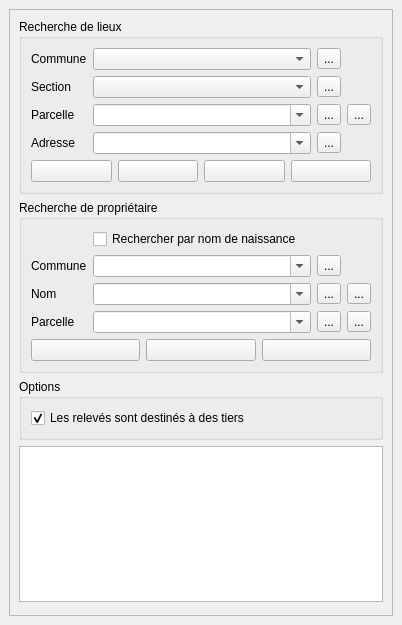
<?xml version="1.0" encoding="UTF-8"?>
<ui version="4.0">
 <class>cadastre_search_form</class>
 <widget class="QDockWidget" name="cadastre_search_form">
  <property name="geometry">
   <rect>
    <x>0</x>
    <y>0</y>
    <width>402</width>
    <height>625</height>
   </rect>
  </property>
  <property name="windowTitle">
   <string>Cadastre - Outils de recherche</string>
  </property>
  <widget class="QWidget" name="dockWidgetContents">
   <layout class="QVBoxLayout" name="verticalLayout">
    <item>
     <widget class="QScrollArea" name="scrollArea_3">
      <property name="widgetResizable">
       <bool>true</bool>
      </property>
      <widget class="QWidget" name="scrollAreaWidgetContents_3">
       <property name="geometry">
        <rect>
         <x>0</x>
         <y>0</y>
         <width>436</width>
         <height>573</height>
        </rect>
       </property>
       <layout class="QVBoxLayout" name="verticalLayout_13">
        <item>
         <widget class="QGroupBox" name="grpLieu">
          <property name="title">
           <string>Recherche de lieux</string>
          </property>
          <layout class="QVBoxLayout" name="verticalLayout_14">
           <item>
            <layout class="QGridLayout" name="gridLayout">
             <item row="3" column="4">
              <widget class="QToolButton" name="btExportParcelle">
               <property name="toolTip">
                <string>Exporter le relevé parcellaire</string>
               </property>
               <property name="text">
                <string>...</string>
               </property>
              </widget>
             </item>
             <item row="3" column="1">
              <layout class="QHBoxLayout" name="horizontalLayout_4">
               <item>
                <widget class="QComboBox" name="liParcelle">
                 <property name="sizePolicy">
                  <sizepolicy hsizetype="MinimumExpanding" vsizetype="Fixed">
                   <horstretch>0</horstretch>
                   <verstretch>0</verstretch>
                  </sizepolicy>
                 </property>
                 <property name="editable">
                  <bool>true</bool>
                 </property>
                </widget>
               </item>
              </layout>
             </item>
             <item row="1" column="0">
              <widget class="QLabel" name="label">
               <property name="text">
                <string>Section</string>
               </property>
              </widget>
             </item>
             <item row="0" column="3">
              <widget class="QToolButton" name="btResetCommune">
               <property name="toolTip">
                <string>Retour à l'ensemble des communes</string>
               </property>
               <property name="text">
                <string>...</string>
               </property>
              </widget>
             </item>
             <item row="3" column="3">
              <widget class="QToolButton" name="btResetParcelle">
               <property name="toolTip">
                <string>Retour à l'ensemble des parcelles</string>
               </property>
               <property name="text">
                <string>...</string>
               </property>
              </widget>
             </item>
             <item row="1" column="1">
              <widget class="QComboBox" name="liSection">
               <property name="sizePolicy">
                <sizepolicy hsizetype="MinimumExpanding" vsizetype="Fixed">
                 <horstretch>0</horstretch>
                 <verstretch>0</verstretch>
                </sizepolicy>
               </property>
              </widget>
             </item>
             <item row="0" column="1">
              <widget class="QComboBox" name="liCommune">
               <property name="sizePolicy">
                <sizepolicy hsizetype="MinimumExpanding" vsizetype="Fixed">
                 <horstretch>0</horstretch>
                 <verstretch>0</verstretch>
                </sizepolicy>
               </property>
              </widget>
             </item>
             <item row="1" column="3">
              <widget class="QToolButton" name="btResetSection">
               <property name="toolTip">
                <string>Retour à l'ensemble des sections</string>
               </property>
               <property name="text">
                <string>...</string>
               </property>
              </widget>
             </item>
             <item row="0" column="0">
              <widget class="QLabel" name="label_12">
               <property name="maximumSize">
                <size>
                 <width>70</width>
                 <height>16777215</height>
                </size>
               </property>
               <property name="text">
                <string>Commune</string>
               </property>
              </widget>
             </item>
             <item row="3" column="0">
              <widget class="QLabel" name="label_2">
               <property name="text">
                <string>Parcelle</string>
               </property>
              </widget>
             </item>
             <item row="4" column="3">
              <widget class="QToolButton" name="btResetAdresse">
               <property name="toolTip">
                <string>Retour à l'ensemble des parcelles</string>
               </property>
               <property name="text">
                <string>...</string>
               </property>
              </widget>
             </item>
             <item row="4" column="1">
              <widget class="QComboBox" name="liAdresse">
               <property name="sizePolicy">
                <sizepolicy hsizetype="MinimumExpanding" vsizetype="Fixed">
                 <horstretch>0</horstretch>
                 <verstretch>0</verstretch>
                </sizepolicy>
               </property>
               <property name="editable">
                <bool>true</bool>
               </property>
              </widget>
             </item>
             <item row="4" column="0">
              <widget class="QLabel" name="label_5">
               <property name="text">
                <string>Adresse</string>
               </property>
              </widget>
             </item>
            </layout>
           </item>
           <item>
            <layout class="QHBoxLayout" name="horizontalLayout_2">
             <item>
              <widget class="QPushButton" name="btIdentifierProprietaire">
               <property name="toolTip">
                <string>Infos parcelle</string>
               </property>
               <property name="text">
                <string/>
               </property>
              </widget>
             </item>
             <item>
              <widget class="QPushButton" name="btCentrerLieu">
               <property name="toolTip">
                <string>Centrer sur l'objet</string>
               </property>
               <property name="text">
                <string/>
               </property>
              </widget>
             </item>
             <item>
              <widget class="QPushButton" name="btZoomerLieu">
               <property name="toolTip">
                <string>Zoomer sur l'objet</string>
               </property>
               <property name="text">
                <string/>
               </property>
              </widget>
             </item>
             <item>
              <widget class="QPushButton" name="btSelectionnerLieu">
               <property name="toolTip">
                <string>Sélectionner l'objet</string>
               </property>
               <property name="text">
                <string/>
               </property>
              </widget>
             </item>
            </layout>
           </item>
          </layout>
         </widget>
        </item>
        <item>
         <widget class="QGroupBox" name="grpProprietaire">
          <property name="title">
           <string>Recherche de propriétaire</string>
          </property>
          <layout class="QVBoxLayout" name="verticalLayout_2">
           <item>
            <layout class="QGridLayout" name="gridLayout_2">
             <item row="1" column="0">
              <widget class="QLabel" name="label_19">
               <property name="text">
                <string>Commune</string>
               </property>
              </widget>
             </item>
             <item row="1" column="2">
              <widget class="QToolButton" name="btResetCommuneProprietaire">
               <property name="toolTip">
                <string>Retour à l'ensemble des communes</string>
               </property>
               <property name="text">
                <string>...</string>
               </property>
              </widget>
             </item>
             <item row="1" column="1">
              <widget class="QComboBox" name="liCommuneProprietaire">
               <property name="sizePolicy">
                <sizepolicy hsizetype="MinimumExpanding" vsizetype="Fixed">
                 <horstretch>0</horstretch>
                 <verstretch>0</verstretch>
                </sizepolicy>
               </property>
               <property name="editable">
                <bool>true</bool>
               </property>
              </widget>
             </item>
             <item row="2" column="3">
              <widget class="QToolButton" name="btExportProprietaire">
               <property name="toolTip">
                <string>Exporter le relevé de propriété</string>
               </property>
               <property name="text">
                <string>...</string>
               </property>
              </widget>
             </item>
             <item row="0" column="1">
              <widget class="QCheckBox" name="cbSearchNameBirth">
               <property name="text">
                <string>Rechercher par nom de naissance</string>
               </property>
               <property name="checked">
                <bool>false</bool>
               </property>
              </widget>
             </item>
             <item row="3" column="1">
              <widget class="QComboBox" name="liParcelleProprietaire">
               <property name="sizePolicy">
                <sizepolicy hsizetype="MinimumExpanding" vsizetype="Fixed">
                 <horstretch>0</horstretch>
                 <verstretch>0</verstretch>
                </sizepolicy>
               </property>
               <property name="editable">
                <bool>true</bool>
               </property>
              </widget>
             </item>
             <item row="2" column="1">
              <widget class="QComboBox" name="liProprietaire">
               <property name="sizePolicy">
                <sizepolicy hsizetype="MinimumExpanding" vsizetype="Fixed">
                 <horstretch>0</horstretch>
                 <verstretch>0</verstretch>
                </sizepolicy>
               </property>
               <property name="editable">
                <bool>true</bool>
               </property>
              </widget>
             </item>
             <item row="3" column="0">
              <widget class="QLabel" name="label_3">
               <property name="maximumSize">
                <size>
                 <width>60</width>
                 <height>16777215</height>
                </size>
               </property>
               <property name="text">
                <string>Parcelle</string>
               </property>
              </widget>
             </item>
             <item row="2" column="0">
              <widget class="QLabel" name="label_4">
               <property name="text">
                <string>Nom</string>
               </property>
              </widget>
             </item>
             <item row="3" column="3">
              <widget class="QToolButton" name="btExportParcelleProprietaire">
               <property name="toolTip">
                <string>Exporter le relevé parcellaire</string>
               </property>
               <property name="text">
                <string>...</string>
               </property>
              </widget>
             </item>
             <item row="2" column="2">
              <widget class="QToolButton" name="btResetProprietaire">
               <property name="toolTip">
                <string>Retour à l'ensemble des parcelles</string>
               </property>
               <property name="text">
                <string>...</string>
               </property>
              </widget>
             </item>
             <item row="3" column="2">
              <widget class="QToolButton" name="btResetParcelleProprietaire">
               <property name="toolTip">
                <string>Retour à l'ensemble des parcelles</string>
               </property>
               <property name="text">
                <string>...</string>
               </property>
              </widget>
             </item>
            </layout>
           </item>
           <item>
            <layout class="QHBoxLayout" name="horizontalLayout_3">
             <item>
              <widget class="QPushButton" name="btCentrerProprietaire">
               <property name="toolTip">
                <string>Centrer sur la/les parcelle(s)</string>
               </property>
               <property name="text">
                <string/>
               </property>
              </widget>
             </item>
             <item>
              <widget class="QPushButton" name="btZoomerProprietaire">
               <property name="toolTip">
                <string>Zoomer sur la/les parcelle(s)</string>
               </property>
               <property name="text">
                <string/>
               </property>
              </widget>
             </item>
             <item>
              <widget class="QPushButton" name="btSelectionnerProprietaire">
               <property name="toolTip">
                <string>Sélectionner la/les parcelle(s)</string>
               </property>
               <property name="text">
                <string/>
               </property>
              </widget>
             </item>
            </layout>
           </item>
          </layout>
         </widget>
        </item>
        <item>
         <widget class="QGroupBox" name="grpOptions">
          <property name="title">
           <string>Options</string>
          </property>
          <layout class="QVBoxLayout" name="verticalLayout_3">
           <item>
            <widget class="QCheckBox" name="cbForThirdParty">
             <property name="toolTip">
              <string>Lorsque cette case est cochée, les dates et lieux de naissance des propriétaires ne sont pas exportés dans les relevés PDF.</string>
             </property>
             <property name="text">
              <string>Les relevés sont destinés à des tiers</string>
             </property>
             <property name="checked">
              <bool>true</bool>
             </property>
            </widget>
           </item>
          </layout>
         </widget>
        </item>
        <item>
         <widget class="QTextEdit" name="txtLog">
          <property name="html">
           <string>&lt;!DOCTYPE HTML PUBLIC &quot;-//W3C//DTD HTML 4.0//EN&quot; &quot;http://www.w3.org/TR/REC-html40/strict.dtd&quot;&gt;
&lt;html&gt;&lt;head&gt;&lt;meta name=&quot;qrichtext&quot; content=&quot;1&quot; /&gt;&lt;style type=&quot;text/css&quot;&gt;
p, li { white-space: pre-wrap; }
&lt;/style&gt;&lt;/head&gt;&lt;body style=&quot; font-family:'Ubuntu'; font-size:11pt; font-weight:400; font-style:normal;&quot;&gt;
&lt;p style=&quot;-qt-paragraph-type:empty; margin-top:0px; margin-bottom:0px; margin-left:0px; margin-right:0px; -qt-block-indent:0; text-indent:0px;&quot;&gt;&lt;br /&gt;&lt;/p&gt;&lt;/body&gt;&lt;/html&gt;</string>
          </property>
         </widget>
        </item>
        <item>
         <spacer name="verticalSpacer_2">
          <property name="orientation">
           <enum>Qt::Vertical</enum>
          </property>
          <property name="sizeHint" stdset="0">
           <size>
            <width>20</width>
            <height>40</height>
           </size>
          </property>
         </spacer>
        </item>
       </layout>
      </widget>
     </widget>
    </item>
   </layout>
  </widget>
 </widget>
 <tabstops>
  <tabstop>scrollArea_3</tabstop>
  <tabstop>liCommune</tabstop>
  <tabstop>liSection</tabstop>
  <tabstop>liParcelle</tabstop>
  <tabstop>btResetCommune</tabstop>
  <tabstop>btResetSection</tabstop>
  <tabstop>btResetParcelle</tabstop>
  <tabstop>btExportParcelle</tabstop>
  <tabstop>btCentrerLieu</tabstop>
  <tabstop>btZoomerLieu</tabstop>
  <tabstop>btSelectionnerLieu</tabstop>
  <tabstop>liProprietaire</tabstop>
  <tabstop>liParcelleProprietaire</tabstop>
  <tabstop>btResetProprietaire</tabstop>
  <tabstop>btExportProprietaire</tabstop>
  <tabstop>btResetParcelleProprietaire</tabstop>
  <tabstop>btExportParcelleProprietaire</tabstop>
  <tabstop>btCentrerProprietaire</tabstop>
  <tabstop>btZoomerProprietaire</tabstop>
  <tabstop>btSelectionnerProprietaire</tabstop>
  <tabstop>txtLog</tabstop>
 </tabstops>
 <resources/>
 <connections/>
</ui>
